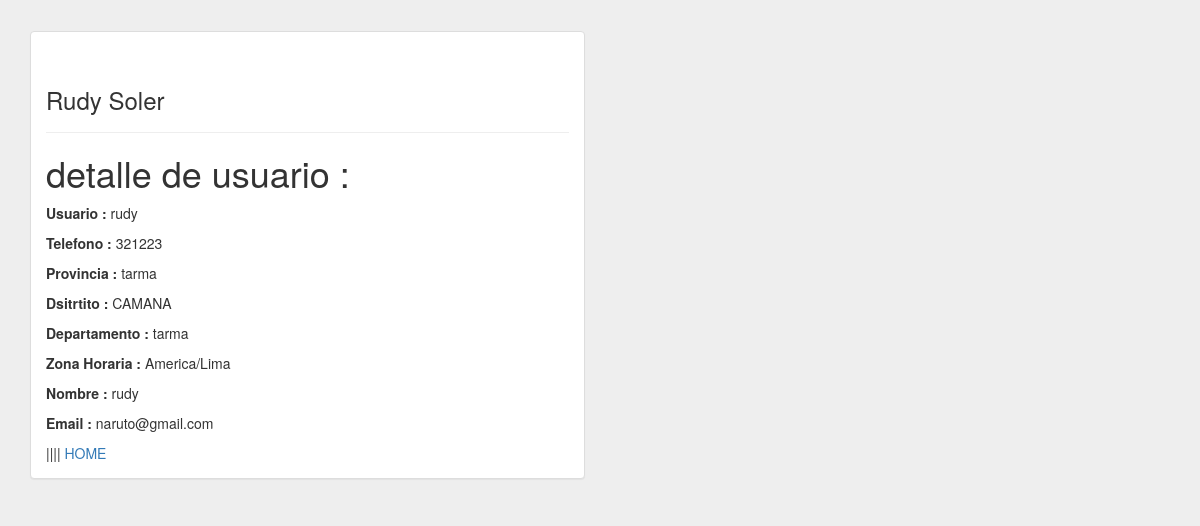
Page /detalle2 on the committed database.
### usuarioperfil/models.py (models this page shows, shortened)
class Userprofile(models.Model):
    useri = models.OneToOneField(User)
    telefono = models.PositiveIntegerField()
    provincia = models.CharField(max_length = 50)
    distrito = models.CharField(max_length = 50)
    departamento = models.CharField(max_length = 50)
    zona_horaria = TimeZoneField(default= 'America/Lima')
    class Meta:
        permissions = (
            ('list_app', 'Can view list app'),
            ('view_app', 'Can view app'),
            ('add_app', 'Can add app'),
            ('change_app', 'Can change app'),
            ('delete_app', 'Can delete app'),
        )

### usuarioperfil/views.py (the view)
# urls.py: url(r'^detalle(?P<Userprofile_id>\d+)$', 'usuarioperfil.views.UserDetail', name='detail_user'),
def UserDetail(request, Userprofile_id):
    useri = get_object_or_404(Userprofile, id = Userprofile_id)
    return render(request, 'usuarioperfil/userprofile_detail.html', {'useri':useri})

### templates/usuarioperfil/userprofile_detail.html (shortened to what this page needs)
   <!DOCTYPE html>
<html lang="en">
  <head>
    <link href="http://maxcdn.bootstrapcdn.com/bootstrap/3.2.0/css/bootstrap.min.css" rel="stylesheet">
      </head>
  <body style="background:#eee;">
    <div class="container">
            <p><br/></p>
        <div class="row">
            <div class="col-md-10"></div>
            <div class="col-md-6">
                <div class="panel panel-default">
                    <div class="panel-body">
                            <div class="page-header">
                            <h3>Rudy Soler</h3>
                        </div>
         <h1>detalle de usuario :</h1>
<table>
    <p><strong>Usuario : </strong>{{useri.useri}}</p>
    <p><strong>Telefono : </strong>{{useri.telefono}}</p>
    <p> <strong>Provincia : </strong>{{useri.provincia}}</p>
    <p><strong>Dsitrtito : </strong>{{useri.distrito}}</p>
    <p><strong>Departamento : </strong>{{useri.departamento}}</p>
    <p><strong>Zona Horaria : </strong> {{useri.zona_horaria}}</p>
    <p><strong>Nombre : </strong> {{useri.useri.username}}</p>
    <p><strong>Email : </strong> {{useri.useri.email}}</p>
    <a href="{% url 'home'%}">HOME</a>
</table>
         </div>
                </div>
            </div>
        </div>
    </div>
  </body>
</html>

### rows in the picture
Userprofile: useri "rudy", telefono "321223", provincia "tarma", distrito "CAMANA", departamento "tarma", zona_horaria "America/Lima", useri.username "rudy", useri.email "naruto@gmail.com"
